Frame 1 (no input): blank canvas, image omitted
Frame 60 (the mouse pressed at the canvas centre just before this capture): blank canvas, image omitted
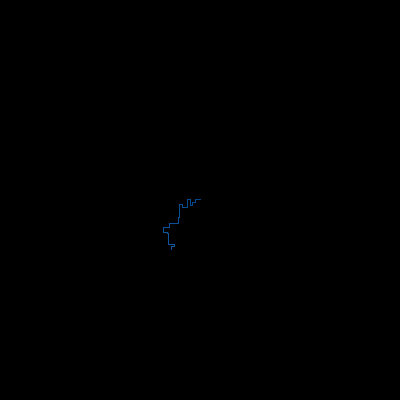
Frame 120 (the mouse held since frame 60 and released just before this capture)

The Processing sketch whose frames 1 and 60 were blank and that drew this single picture after the mouse press (run headless with seeded random() and noise(); from frame 60 on, the mouse is pressed at the canvas centre):

// Processing sketch: random_walker_1_0
// ── random_walker_1_0.pde
Walker w;
int tintamount = 5;
int t = tintamount;
void setup() {
   //fullScreen();
   size(400,400);
   w = new Walker();
   background(0);
}

void draw(){
  w.perlin_noise();
  if(t == 0){  //slower tint change
    w.tint();
    t = tintamount;
  }
  t--;
  w.render();
}
// ── Walker.pde
class Walker{
  int x,y;
  int r,g,b;
  int re,gr,bl;
  int a,lenght,dir;
  int direction;
  float time;
  float ndir;
  Walker(){
    x = width/2;
    y = height/2;
    r = 1;
    g = 100;
    b = 200;
    re = 1;
    gr = 1;
    bl = 1;
    a = 0;
    lenght = 1;
    dir = 0;
    direction = 0;
    time = 0;
    ndir = 0;
  }
  
  
  void render(){
    stroke(r,g,b);
    point(x,y);
  }
  void step(){
    int choice = int(random(4));
    
    switch (choice){
      case 0: x++; break;
      case 1: x--; break;
      case 2: y++; break;
      case 3: y--; break;
    }
    
    x = constrain(x,0,width-1);
    y = constrain(y,0,height-1);
  }

  void step_2(){
    float r = random(1);
    
    if(r < 0.4){
      x++;
    }else if(r < 0.6){
      y++;
    }else if(r < 0.7){
      x--;
    }else{
      y--;
    }
    
    x = constrain(x,0,width-1);
    y = constrain(y,0,height-1);
  }
  
  void step_3(){  //making it less likely to pick the last direction
    int[] bucket = new int[7];
    int[] otherdir = new int[3];
    
    bucket[0] = direction;
    int b = 0;
    for(int i = 0; i <= 3; i++){
      if(i!=direction){
        otherdir[b] = i;
        b++;
      }
    }
    int a = 1;
    for(int i = 1; i < bucket.length-1; i=i+2){
        bucket[i] = otherdir[i-a];
        bucket[i+1] = otherdir[i-a];
        a++;
    }
    int random = int(random(bucket.length));
    direction = bucket[random];
    switch (direction){
      case 0: x++; break;
      case 1: x--; break;
      case 2: y++; break;
      case 3: y--; break;
    }
    
    x = constrain(x,0,width-1);
    y = constrain(y,0,height-1);
  }
  
  void perlin_noise(){
    ndir = noise(time);
    time = time + .1;  //'randomness' value
    
    if(ndir < 0.2){
      x++;
    }else if(ndir < 0.4){
      y++;
    }else if(ndir < 0.6){
      x--;
    }else{
      y--;
    }
    
    println("perlin Noise ist gleich" + ndir);
    x = constrain(x,0,width-1);
    y = constrain(y,0,height-1);
  }
  
  void spiral(){ //not quite working
    
    if(a==lenght){
      if(dir<4){
        dir++;
      }else{
        dir=0;
        lenght++;
      }
      a = 0;
    }
    
    switch (dir){
      case 0: x++; break;
      case 1: y++; break;
      case 2: x--; break;
      case 3: y--; break;
    }
    
    x = constrain(x,0,width-1);
    y = constrain(y,0,height-1);
    a++;
  }
  
  void tint(){
    if(r == 255 || r == 0){
      re = re * -1;  
    }
    if(g == 255 || g == 0){
      gr = gr * -1;  
    }
    if(b == 255 || b == 0){
      bl = bl * -1;  
    }
    r = r + re;
    g = g + gr;
    b = b + bl;
    println("r ist gleich " + r);
    println("g ist gleich " + g);
    println("b ist gleich " + b);
  }
}
